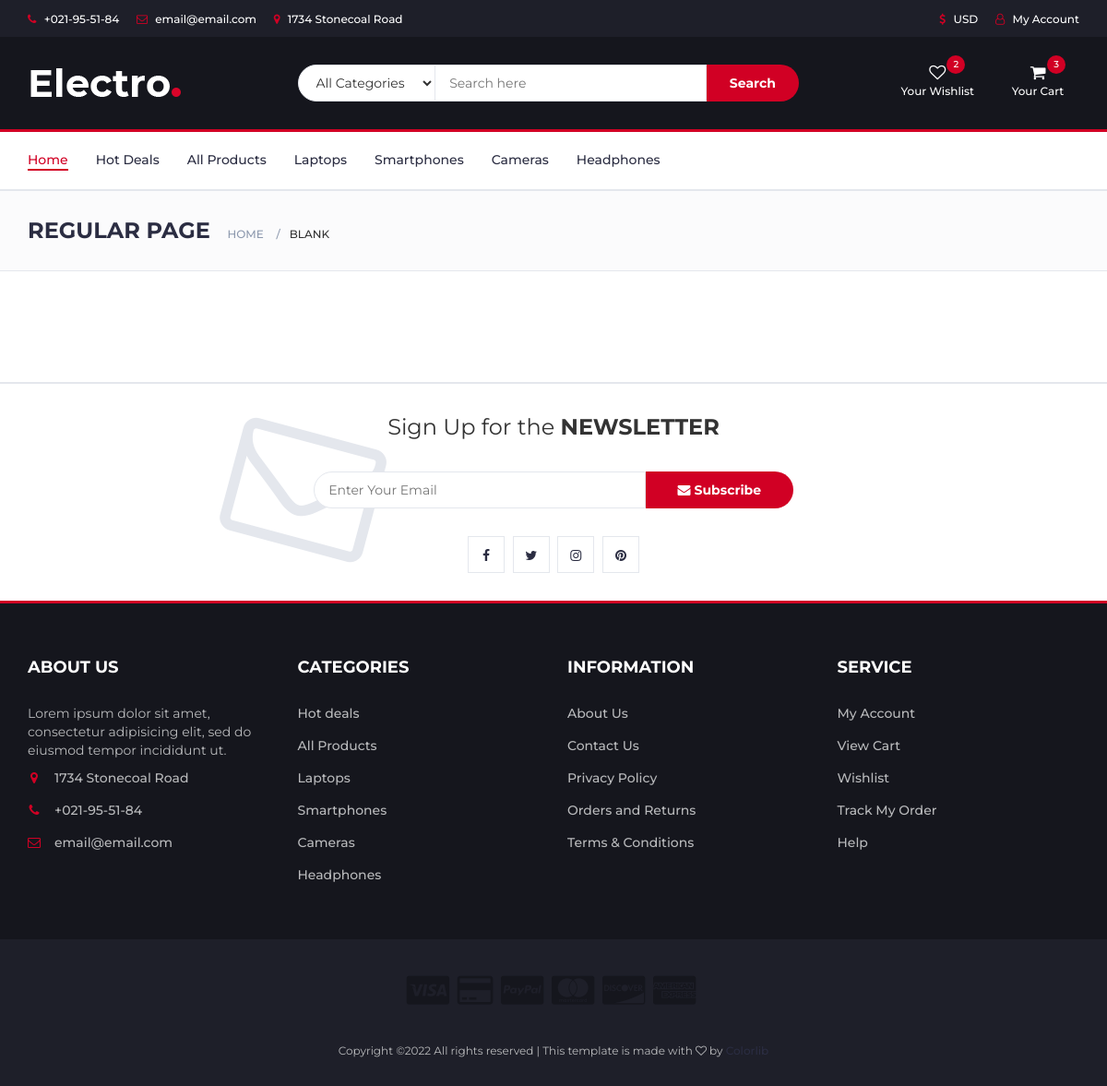
/b/, run on the app's committed database.
### store/models.py (models this page shows, shortened)
class Product_Category(models.Model):
    name = models.CharField(max_length=50, db_index=True)
    slug = models.SlugField(max_length=50, db_index=True, blank=True)
    main_image = models.ImageField(upload_to="photos/category_photos", null=True)
    def __str__(self):
        return self.name
    def get_absolute_url(self):
        return reverse('product_category_page', kwargs={'slug': self.slug})

### store/views.py (the view)
# urls.py: path('b/', blank_page, name='blank_page'),
def blank_page(request):
    return render(request, 'store/blank.html')

### store/templatetags/store_tags.py (called while the page is built)
@register.simple_tag()
def get_product_categories():
    return Product_Category.objects.all()

### store/templates/store/blank.html (shortened to what this page needs)
{% extends 'store/base.html' %}
{% load static %}
{% block content %}
		<div id="breadcrumb" class="section">
			<div class="container">
				<div class="row">
					<div class="col-md-12">
						<h3 class="breadcrumb-header">Regular Page</h3>
						<ul class="breadcrumb-tree">
							<li><a href="#">Home</a></li>
							<li class="active">Blank</li>
						</ul>
					</div>
				</div>
			</div>
		</div>
		<div class="section">
		</div>
{% endblock %}

### store/templates/store/base.html (shortened to what this page needs)
{% load static %}
{% load store_tags %}
<!DOCTYPE html>
<html lang="en">
	<head>
		<link type="text/css" rel="stylesheet" href="{% static 'store/css/bootstrap.min.css' %}"/>
		<link type="text/css" rel="stylesheet" href="{% static 'store/css/slick.css' %}"/>
		<link type="text/css" rel="stylesheet" href="{% static 'store/css/slick-theme.css' %}"/>
		<link type="text/css" rel="stylesheet" href="{% static 'store/css/nouislider.min.css' %}"/>
		<link rel="stylesheet" href="{% static 'store/css/font-awesome.min.css' %}">
		<link type="text/css" rel="stylesheet" href="{% static 'store/css/style.css' %}"/>
    </head>
	<body>
		<header>
			<div id="top-header">
				<div class="container">
					<ul class="header-links pull-left">
						<li><a href="#"><i class="fa fa-phone"></i> +021-95-51-84</a></li>
						<li><a href="#"><i class="fa fa-envelope-o"></i> email@email.com</a></li>
						<li><a href="#"><i class="fa fa-map-marker"></i> 1734 Stonecoal Road</a></li>
					</ul>
					<ul class="header-links pull-right">
						<li><a href="#"><i class="fa fa-dollar"></i> USD</a></li>
						<li><a href="#"><i class="fa fa-user-o"></i> My Account</a></li>
					</ul>
				</div>
			</div>
			<div id="header">
				<div class="container">
					<div class="row">
						<div class="col-md-3">
							<div class="header-logo">
								<a href="#" class="logo">
									<img src="{% static 'store/images/logo.png' %}" alt="">
								</a>
							</div>
						</div>
						<div class="col-md-6">
							<div class="header-search">
								<form>
									<select class="input-select">
										<option value="0">All Categories</option>
									</select>
									<input class="input" placeholder="Search here">
									<button class="search-btn">Search</button>
								</form>
							</div>
						</div>
						<div class="col-md-3 clearfix">
							<div class="header-ctn">
								<div>
									<a href="#">
										<i class="fa fa-heart-o"></i>
										<span>Your Wishlist</span>
										<div class="qty">2</div>
									</a>
								</div>
								<div class="dropdown">
									<a class="dropdown-toggle" data-toggle="dropdown" aria-expanded="true">
										<i class="fa fa-shopping-cart"></i>
										<span>Your Cart</span>
										<div class="qty">3</div>
									</a>
								</div>
							</div>
						</div>
					</div>
				</div>
			</div>
		</header>
		<nav id="navigation">
			<div class="container">
				<div id="responsive-nav">
					<ul class="main-nav nav navbar-nav">
						<li class="active"><a href="{% url 'main_page' %}">Home</a></li>
						<li><a href="#">Hot Deals</a></li>
						<li><a href="{% url 'product_list_page' %}">All Products</a></li>
						{% get_product_categories as product_categories %}
						{% for product_category in product_categories %}
								<li><a href="{{product_category.get_absolute_url}}">{{product_category}}</a></li>
						{% endfor %}
					</ul>
				</div>
			</div>
		</nav>
        {% block content %}
        {% endblock %}
		<div id="newsletter" class="section">
			<div class="container">
				<div class="row">
					<div class="col-md-12">
						<div class="newsletter">
							<p>Sign Up for the <strong>NEWSLETTER</strong></p>
							<form>
								<input class="input" type="email" placeholder="Enter Your Email">
								<button class="newsletter-btn"><i class="fa fa-envelope"></i> Subscribe</button>
							</form>
							<ul class="newsletter-follow">
								<li>
									<a href="#"><i class="fa fa-facebook"></i></a>
								</li>
								<li>
									<a href="#"><i class="fa fa-twitter"></i></a>
								</li>
								<li>
									<a href="#"><i class="fa fa-instagram"></i></a>
								</li>
								<li>
									<a href="#"><i class="fa fa-pinterest"></i></a>
								</li>
							</ul>
						</div>
					</div>
				</div>
			</div>
		</div>
		<footer id="footer">
			<div class="section">
				<div class="container">
					<div class="row">
						<div class="col-md-3 col-xs-6">
							<div class="footer">
								<h3 class="footer-title">About Us</h3>
								<p>Lorem ipsum dolor sit amet, consectetur adipisicing elit, sed do eiusmod tempor incididunt ut.</p>
								<ul class="footer-links">
									<li><a href="#"><i class="fa fa-map-marker"></i>1734 Stonecoal Road</a></li>
									<li><a href="#"><i class="fa fa-phone"></i>+021-95-51-84</a></li>
									<li><a href="#"><i class="fa fa-envelope-o"></i>email@email.com</a></li>
								</ul>
							</div>
						</div>
						<div class="col-md-3 col-xs-6">
							<div class="footer">
								<h3 class="footer-title">Categories</h3>
								<ul class="footer-links">
									<li><a href="#">Hot deals</a></li>
									<li><a href="{% url 'product_list_page' %}">All Products</a></li>
									{% for product_category in product_categories %}
										<li><a href="{{product_category.get_absolute_url}}">{{product_category}}</a></li>
									{% endfor %}
								</ul>
							</div>
						</div>
						<div class="col-md-3 col-xs-6">
							<div class="footer">
								<h3 class="footer-title">Information</h3>
								<ul class="footer-links">
									<li><a href="#">About Us</a></li>
									<li><a href="#">Contact Us</a></li>
									<li><a href="#">Privacy Policy</a></li>
									<li><a href="#">Orders and Returns</a></li>
									<li><a href="#">Terms & Conditions</a></li>
								</ul>
							</div>
						</div>
						<div class="col-md-3 col-xs-6">
							<div class="footer">
								<h3 class="footer-title">Service</h3>
								<ul class="footer-links">
									<li><a href="#">My Account</a></li>
									<li><a href="#">View Cart</a></li>
									<li><a href="#">Wishlist</a></li>
									<li><a href="#">Track My Order</a></li>
									<li><a href="#">Help</a></li>
								</ul>
							</div>
						</div>
					</div>
				</div>
			</div>
			<div id="bottom-footer" class="section">
				<div class="container">
					<div class="row">
						<div class="col-md-12 text-center">
							<ul class="footer-payments">
								<li><a href="#"><i class="fa fa-cc-visa"></i></a></li>
								<li><a href="#"><i class="fa fa-credit-card"></i></a></li>
								<li><a href="#"><i class="fa fa-cc-paypal"></i></a></li>
								<li><a href="#"><i class="fa fa-cc-mastercard"></i></a></li>
								<li><a href="#"><i class="fa fa-cc-discover"></i></a></li>
								<li><a href="#"><i class="fa fa-cc-amex"></i></a></li>
							</ul>
							<span class="copyright">
								Copyright &copy;<script>document.write(new Date().getFullYear());</script> All rights reserved | This template is made with <i class="fa fa-heart-o" aria-hidden="true"></i> by <a href="https://colorlib.com" target="_blank">Colorlib</a>
							</span>
						</div>
					</div>
				</div>
			</div>
		</footer>
	</body>
</html>

### data on the page
Product_Category: name "Laptops"
Product_Category: name "Smartphones"
Product_Category: name "Cameras"
Product_Category: name "Headphones"
